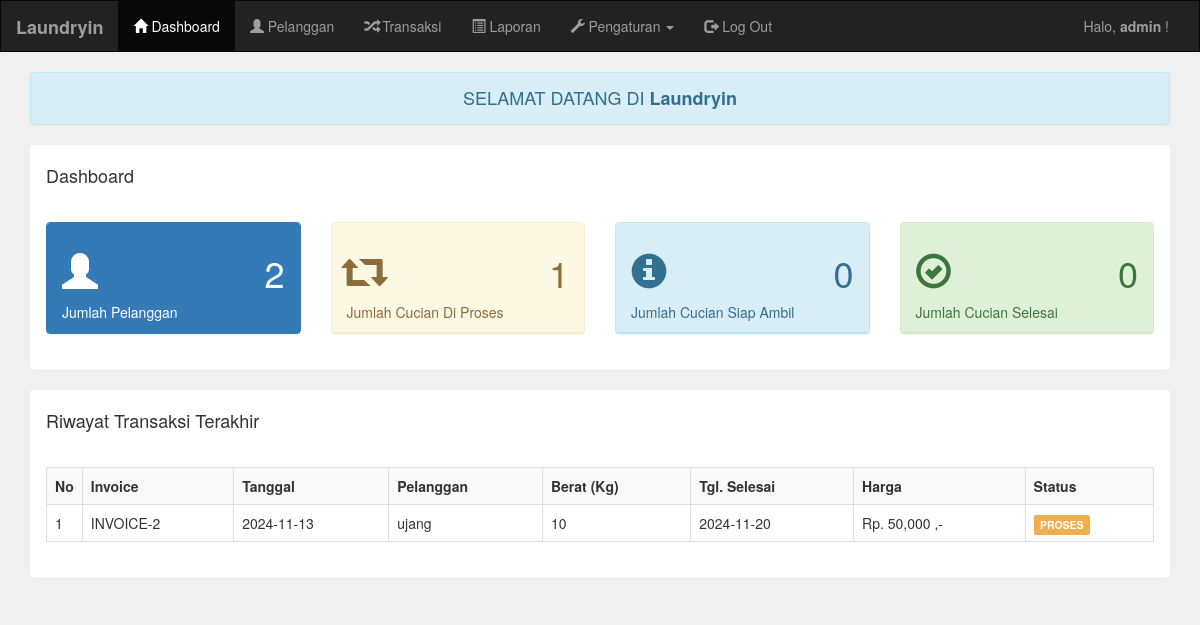
The page /admin/index.php (signed in) on the database its author committed.
### tables this page shows
CREATE TABLE `pelanggan` (
  `pelanggan_id` int(11) NOT NULL,
  `pelanggan_nama` varchar(265) NOT NULL,
  `pelanggan_hp` varchar(265) NOT NULL,
  `pelanggan_alamat` text NOT NULL
);

CREATE TABLE `transaksi` (
  `transaksi_id` int(11) NOT NULL,
  `transaksi_tgl` date NOT NULL,
  `transaksi_pelanggan` int(11) NOT NULL,
  `transaksi_harga` int(11) NOT NULL,
  `transaksi_berat` int(11) NOT NULL,
  `transaksi_tgl_selesai` date NOT NULL,
  `transaksi_status` int(11) NOT NULL
);

### admin/index.php (the view)
<?php include 'header.php'; ?>
<?php
include '../koneksi.php';
?>
<div class="container">
    <div class="alert alert-info text-center">
        <h4 style="margin-bottom: 0px">SELAMAT DATANG DI <b>Laundryin</b></h4>
    </div>
    <div class="panel">
        <div class="panel-heading">
            <h4>Dashboard</h4>
        </div>
        <div class="panel-body">
            <div class="row">
                <div class="col-md-3">
                    <div class="panel panel-primary">
                        <div class="panel-heading">
                            <h1>
                                <i class="glyphicon glyphicon-user"></i>
                                <span class="pull-right">
                                    <?php
                                    $pelanggan = mysqli_query($koneksi,"select * from pelanggan");
                                    echo mysqli_num_rows($pelanggan);
                                    ?>
                                </span>
                            </h1>
                            Jumlah Pelanggan
                        </div>
                    </div>
                </div>
                <div class="col-md-3">
                    <div class="panel panel-warning">
                        <div class="panel-heading">
                            <h1>
                                <i class="glyphicon glyphicon-retweet"></i>
                                <span class="pull-right">
                                    <?php
                                    $proses = mysqli_query($koneksi,"select * from transaksi where transaksi_status='0'");
                                    echo mysqli_num_rows($proses);
                                    ?>
                                </span>
                            </h1>
                            Jumlah Cucian Di Proses
                        </div>
                    </div>
                </div>
                <div class="col-md-3">
                    <div class="panel panel-info">
                        <div class="panel-heading">
                            <h1>
                                <i class="glyphicon glyphicon-info-sign"></i>
                                <span class="pull-right">
                                    <?php
                                    $proses = mysqli_query($koneksi,"select * from transaksi where transaksi_status='1'");
                                    echo mysqli_num_rows($proses);
                                    ?>
                                </span>
                            </h1>
                            Jumlah Cucian Siap Ambil
                        </div>
                    </div>
                </div>
                <div class="col-md-3">
                    <div class="panel panel-success">
                        <div class="panel-heading">
                            <h1>
                                <i class="glyphicon glyphicon-ok-circle"></i>
                                <span class="pull-right">
                                    <?php
                                    $proses = mysqli_query($koneksi,"select * from transaksi where transaksi_status='2'");
                                    echo mysqli_num_rows($proses);
                                    ?>
                                </span>
                            </h1>
                            Jumlah Cucian Selesai
                        </div>
                    </div>
                </div>
            </div>
        </div>
    </div>
    <div class="panel">
        <div class="panel-heading">
            <h4>Riwayat Transaksi Terakhir</h4>
        </div>
        <div class="panel-body">
            <table class="table table-bordered table-striped">
                <tr>
                    <th width="1%">No</th>
                    <th>Invoice</th>
                    <th>Tanggal</th>
                    <th>Pelanggan</th>
                    <th>Berat (Kg)</th>
                    <th>Tgl. Selesai</th>
                    <th>Harga</th>
                    <th>Status</th>
                </tr>
                <?php
                $data = mysqli_query($koneksi,"select * from pelanggan,transaksi where transaksi_pelanggan=pelanggan_id order by transaksi_id desc limit 7");
                $no = 1;
                while($d=mysqli_fetch_array($data)){
                    ?>
                    <tr>
                        <td><?php echo $no++; ?></td>
                        <td>INVOICE-<?php echo $d['transaksi_id']; ?></td>
                        <td><?php echo $d['transaksi_tgl']; ?></td>
                        <td><?php echo $d['pelanggan_nama']; ?></td>
                        <td><?php echo $d['transaksi_berat']; ?></td>
                        <td><?php echo $d['transaksi_tgl_selesai']; ?></td>
                        <td><?php echo "Rp. ".number_format($d['transaksi_harga']) ." ,-"; ?></td>
                        <td>
                            <?php
                            if($d['transaksi_status']=="0"){
                                echo "<div class='label label-warning'>PROSES</div>";
                            }else if($d['transaksi_status']=="1"){
                                echo "<div class='label label-info'>DICUCI</div>";
                            }else if($d['transaksi_status']=="2"){
                                echo "<div class='label label-success'>SELESAI</div>";
                            }
                            ?>
                        </td>
                    </tr>
                    <?php
                }
                ?>
            </table>
        </div>
    </div>
</div>
<?php include 'footer.php'; ?>

### rows shown on the page
pelanggan: transaksi.transaksi_id "2", transaksi.transaksi_tgl "2024-11-13", pelanggan_nama "ujang", transaksi.transaksi_berat "10", transaksi.transaksi_tgl_selesai "2024-11-20", transaksi.transaksi_harga "50,000"

### other values the page prints
$_SESSION['username'] "admin"
mysqli_num_rows($pelanggan) "2"
mysqli_num_rows($proses) "1"
mysqli_num_rows($proses) "0"
